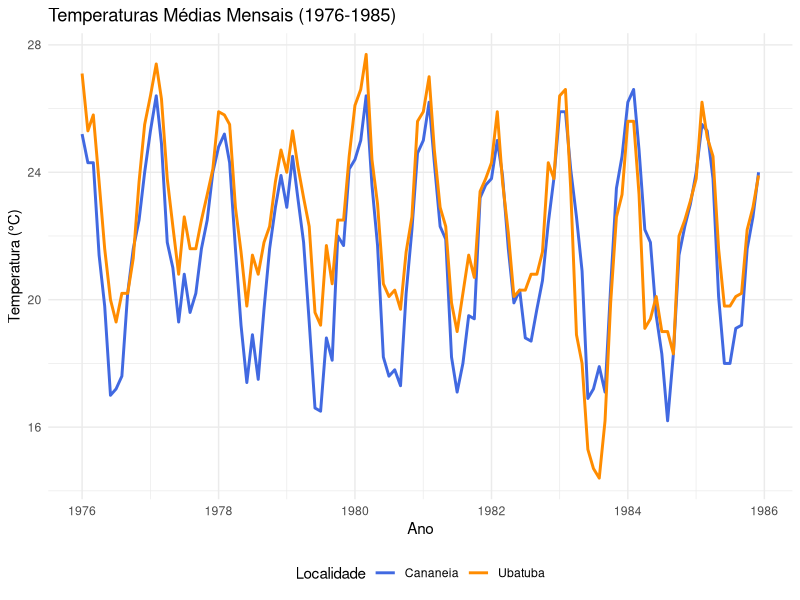

Recreate this plot in R.
## ---- chunk 1
# Configurações globais para os blocos de código
knitr::opts_chunk$set(echo = TRUE, message = FALSE, warning = FALSE, fig.align = 'center')

# Vetor com os nomes dos pacotes que você deseja usar
pacotes <- c(
  "tidyverse",  # inclui ggplot2, dplyr, tidyr, magrittr (%>%), etc.
  "lubridate",
  "forecast",
  "tseries",
  "readxl"
)

# Loop para verificar, instalar (se necessário) e carregar cada pacote
for (p in pacotes) {
  if (!requireNamespace(p, quietly = TRUE)) {
    install.packages(p)
  }
  library(p, character.only = TRUE)
}
## ---- chunk 2
df_raw <- readxl::read_excel(
  path = "dados/temperatura.xls",
  sheet = "Plan1",
  col_names = TRUE
)

df_raw$Ano <- seq(as.Date("1976-01-01"), as.Date("1985-12-01"), by="month")

# Converter para objetos de série temporal (ts)
cananeia_ts <- ts(df_raw$Cananeia, start = c(1976, 1), frequency = 12)
ubatuba_ts <- ts(df_raw$Ubatuba, start = c(1976, 1), frequency = 12)
## ---- chunk 3
# Plotando as séries temporais com ggplot2
df_raw %>%
  pivot_longer(cols = c(Cananeia, Ubatuba), names_to = "Localidade", values_to = "Temperatura") %>%
  ggplot(aes(x = Ano, y = Temperatura, color = Localidade)) +
  geom_line(linewidth = 1) +
  labs(
    title = "Temperaturas Médias Mensais (1976-1985)",
    x = "Ano",
    y = "Temperatura (°C)"
  ) +
  scale_color_manual(values = c("Cananeia" = "royalblue", "Ubatuba" = "darkorange")) +
  theme_minimal() +
  theme(legend.position = "bottom")
